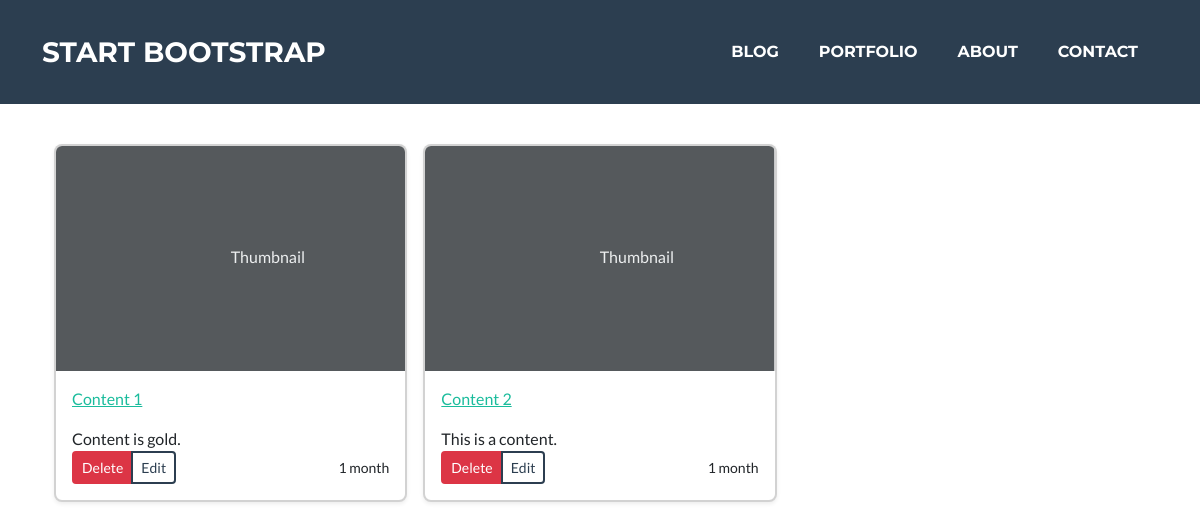
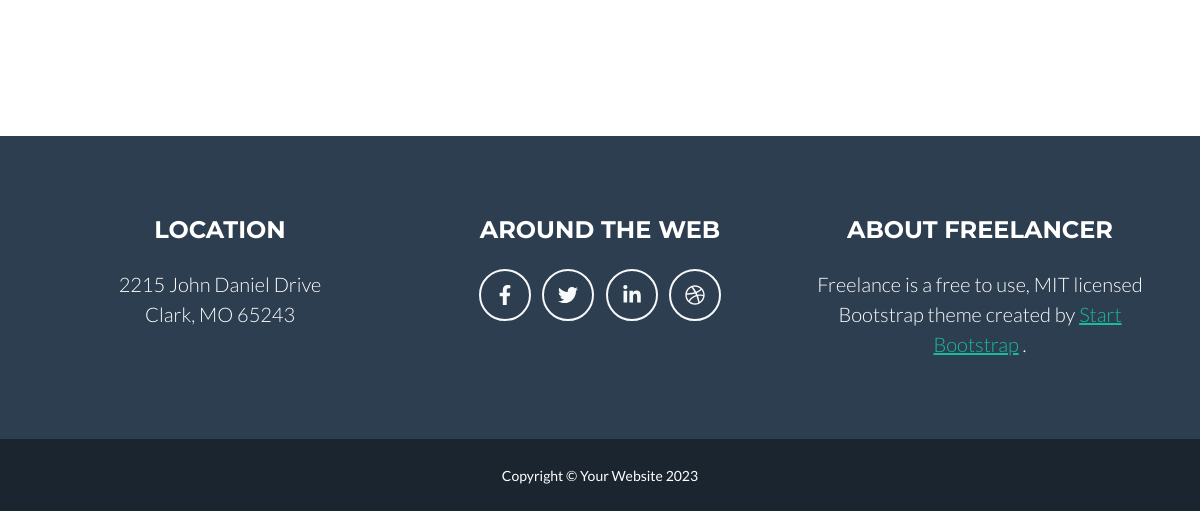
Before: /blog/ with the older database file (2 pictures, top to bottom).
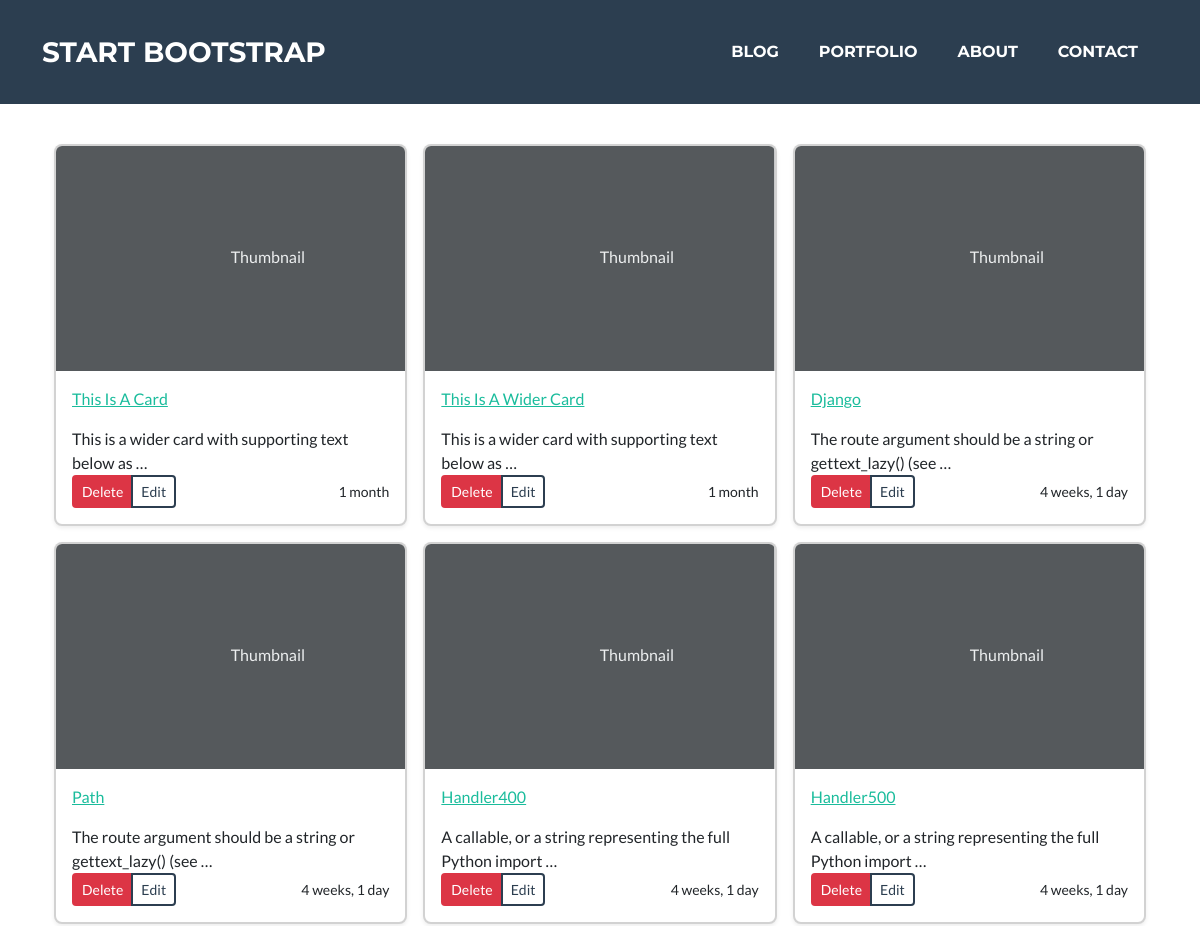
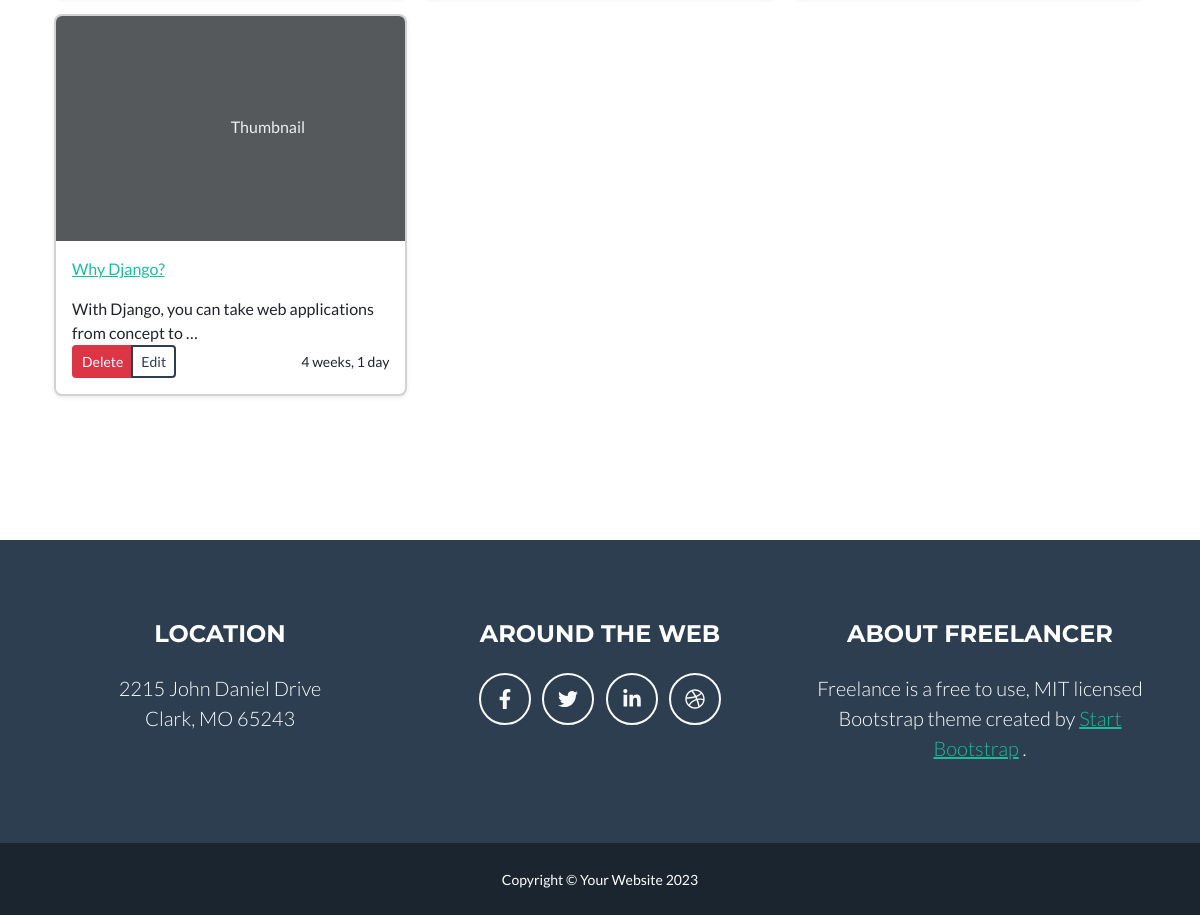
After: the same page with the newer database file (2 pictures, top to bottom).
### post/models.py (models this page shows)
class Post(models.Model):
    title = models.CharField(max_length=200)
    body = models.TextField()
    created = models.DateTimeField(default=datetime.now(),)

### post/views.py (the view)
# urls.py: path('', views.blog_page, name="blog"),
def blog_page(request):
    data = Post.objects.all()
    user = 'admin'
    return render(request, 'post/blog.html', {'posts': data,'user': user})

### post/templates/post/blog.html (shortened to what this page needs)
{% extends 'index.html' %}
{% block content %}
  <div class="album py-5 bg-body-tertiary">
    <div class="container">
      <div class="row row-cols-1 row-cols-sm-2 row-cols-md-3 g-3">
        {% for post in posts %}
        <div class="col">
          <div class="card shadow-sm">
            <svg class="bd-placeholder-img card-img-top" width="100%" height="225" xmlns="http://www.w3.org/2000/svg" role="img" aria-label="Placeholder: Thumbnail" preserveAspectRatio="xMidYMid slice" focusable="false"><title>Placeholder</title><rect width="100%" height="100%" fill="#55595c"/><text x="50%" y="50%" fill="#eceeef" dy=".3em">Thumbnail</text></svg>
            <div class="card-body">
              <p class="card-text">
                  <a href="{% url 'post' post.id %}">{{ post.title|title }}</a>
              </p>
                  {{ post.body|truncatewords:10 }}
              <div class="d-flex justify-content-between align-items-center">
                <div class="btn-group">
                {% if user == 'admin' %}
                  <a href="{% url 'deletePost' post.id %}" class="btn btn-sm btn-danger">Delete</a>
                  <a href="{% url 'editPost' post.id %}" class="btn btn-sm btn-outline-secondary">Edit</a>
                {% endif %}
                </div>
                <small class="text-body-secondary">{{ post.created|timesince }}</small>
              </div>
            </div>
          </div>
        </div>
        {% endfor %}
      </div>
    </div>
  </div>
{% endblock %}

Changed rows visible on the page:
changed Post: title "Content 1" → "This Is A Card"; body "Content is gold." → "This is a wider card with supporting text below as …"
changed Post: title "Content 2" → "This Is A Wider Card"; body "This is a content." → "This is a wider card with supporting text below as …"
added Post: title "Django", body "The route argument should be a string or gettext_lazy() (see …", created "4 weeks, 1 day"
added Post: title "Path", body "The route argument should be a string or gettext_lazy() (see …", created "4 weeks, 1 day"
added Post: title "Handler400", body "A callable, or a string representing the full Python import …", created "4 weeks, 1 day"
added Post: title "Handler500", body "A callable, or a string representing the full Python import …", created "4 weeks, 1 day"
added Post: title "Why Django?", body "With Django, you can take web applications from concept to …", created "4 weeks, 1 day"
